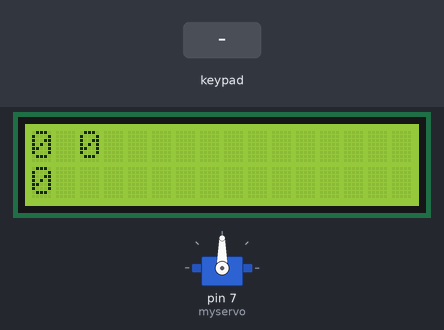
Recording of a sketch running on a simulated Arduino Mega 2560, built with avr-gcc and run on an emulated ATmega2560. On the bench: 16×2 character LCD, servo. The inputs (shaded band) are chosen by the test bench.

Above: at 1.2 s.
1.3 s: keypad keys 2 2 2 3 2 4 2 5 # pressed 0.4 s apart
At 5.5 s:
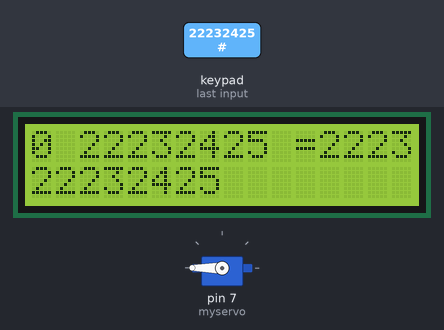
6.4 s: keypad keys 2 2 2 3 2 4 2 5 A pressed 0.4 s apart
At 10.6 s:
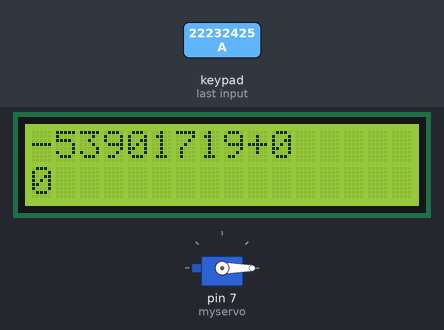
11.5 s: key 'D' pressed
At 11.9 s:
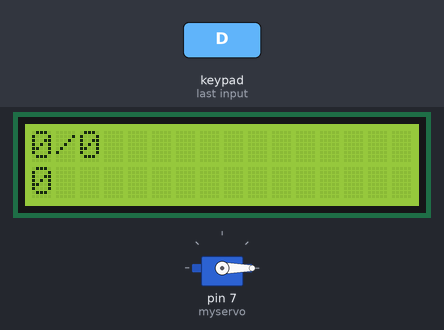
13.1 s: key 'C' pressed
At 14.4 s:
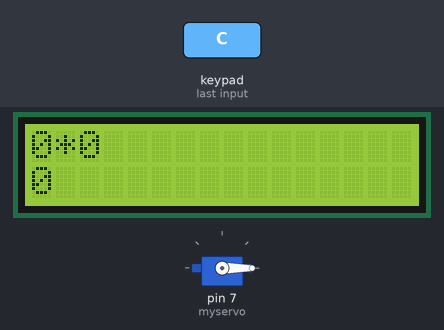
14.7 s: key '#' pressed
At 15.5 s:
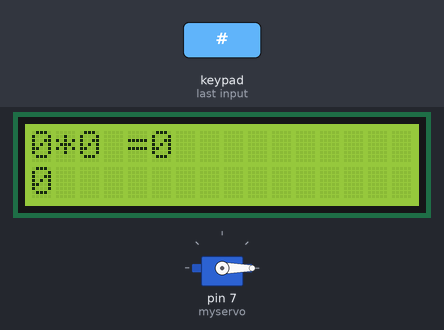
16.2 s: keypad keys 2 2 2 3 2 4 2 5 * pressed 0.4 s apart
At 20.4 s:
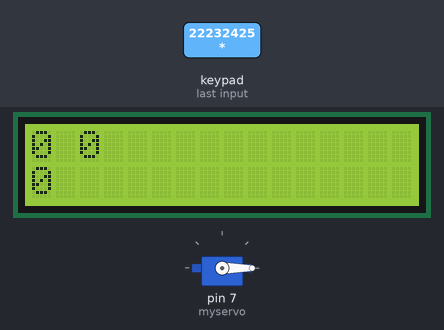
Timing chart, 0 to 21.9 s (numbered marks = the images above; inputs shaded):
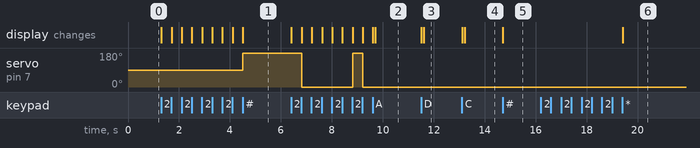

The sketch:

Sketch_Exp_4.ino
```cpp
#include <LiquidCrystal.h>
#include <Keypad.h>
#include <Servo.h>

// Define the Keymap
char keys[4][4] ={
  {'7','8','9','D'},
  {'4','5','6','C'},
  {'1','2','3','B'},
  {'*','0','#','A'}
};

byte rowPins[4] = { 22, 23, 24, 25 };
byte colPins[4] = { 26, 27, 28, 29 };

Keypad kpd = Keypad( makeKeymap(keys), rowPins, colPins, 4, 4 ); //  Create the Keypad

const int rs = 13, en = 12, d4 = 11, d5 = 10, d6 = 9, d7 = 8;
LiquidCrystal lcd(rs, en, d4, d5, d6, d7);
Servo myservo;

 long Num1,Num2,Number;
 char key,action;
 boolean result = false;

void setup() {
  lcd.begin(16, 2);
  lcd.setCursor(0, 1);
  myservo.attach(7, 1000, 2000);
}

void loop() {

key = kpd.getKey(); //storing pressed key value in a char

if (key!=NO_KEY)
  DetectButtons();

if (result==true)
  CalculateResult();

DisplayResult();

}

void DetectButtons()
{
    lcd.clear();

    if(key >= '0' && key <= '9')
    {
      Serial.print ("Button ");
      Serial.println (key - '0');

      Number = (Number*10) + (key - '0');
    }


    if (key=='*') //If cancel Button is pressed
    {
      Serial.println ("Button Cancel");
      Number=Num1=Num2=0;
      myservo.write(Number);
      action = 0x00;
      result=false;
    }


    if (key == '#')
    {
      Serial.println ("Button Equal");
      Num2=Number;
      result = true;
    }


    if (key == 'A' || key == 'B' || key == 'C' || key == 'D') //Detecting Buttons on Column 4
  {
    Num1 = Number;
    Num2 = 0 ;
    Number =0;
    result = false;

    if (key == 'A')
    {Serial.println ("Addition"); action = '+';}
     if (key == 'B')
    {Serial.println ("Subtraction"); action = '-'; }
     if (key == 'C')
    {Serial.println ("Multiplication"); action = '*';}
     if (key == 'D')
    {Serial.println ("Devesion"); action = '/';}

    delay(100);
  }

}

void CalculateResult()
{
  if (action=='+')
    Number = Num1+Num2;

  if (action=='-')
    Number = Num1-Num2;

  if (action=='*')
    Number = Num1*Num2;

  if (action=='/')
    Number = Num1/Num2;
  myservo.write(Number);
}

void DisplayResult()
{
  lcd.setCursor(0, 0);   // set the cursor to column 0, line 0
  lcd.print(Num1); lcd.print(action); lcd.print(Num2);

  if (result==true)
  {lcd.print(" ="); lcd.print(Number);} //Display the result

  lcd.setCursor(0, 1);   // set the cursor to column 0, line 1
  lcd.print(Number); //Display the result
}
```

Measured:
- after the input at 1.3 s, servo on pin 7 (myservo): 90° → 180° after 3.2 s; the display: first changes at once (image 1 shows a later state)
- after the input at 6.4 s, servo on pin 7 (myservo): 180° → 0° after 0.42 s, → 180° 2.0 s later, → 0° 0.40 s later; the display: first changes at once (image 2 shows a later state)
- after the input at 11.5 s, the display: first changes at once (image 3 shows a later state)
- after the input at 13.1 s, the display: first changes at once (image 4 shows a later state)
- after the input at 14.7 s, the display: changes at once (image 5)
- after the input at 16.2 s, the display: changes after 3.2 s (image 6)
